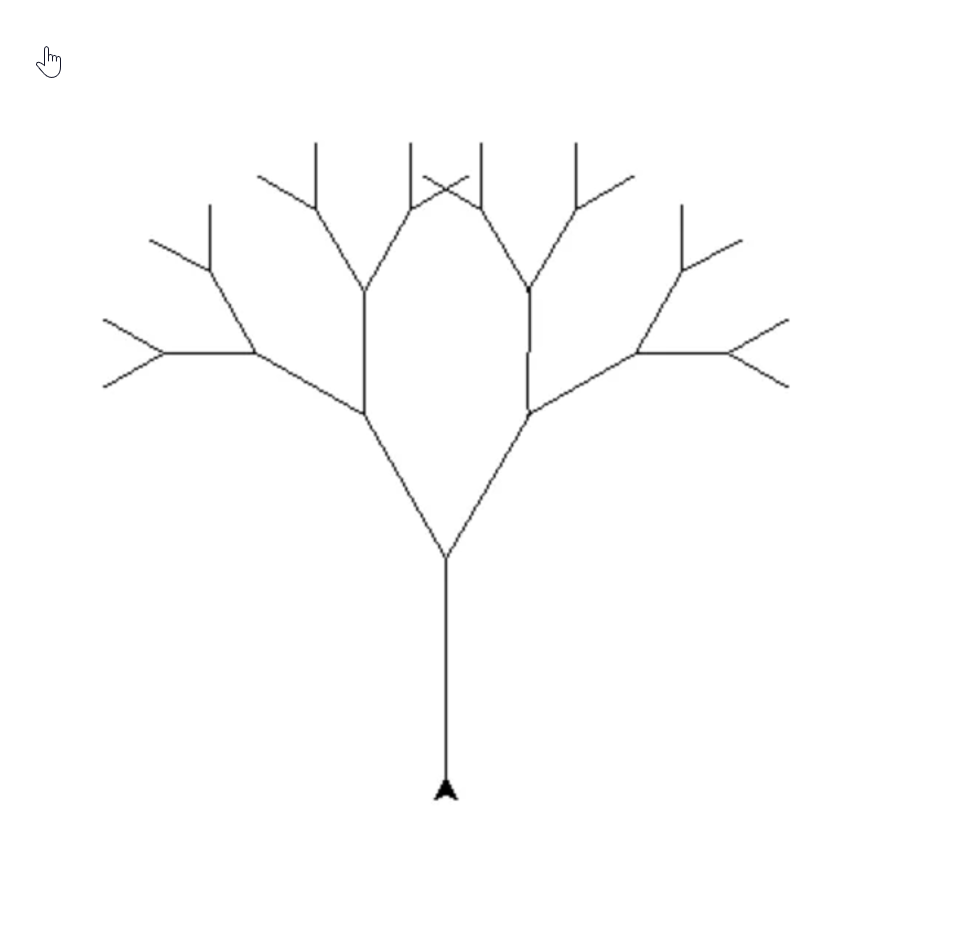

Write the Python code that produced this figure.
import turtle

def draw_tree(branch_length, angle, depth):
    if depth == 0:
        return
    
    # Draw the main branch
    turtle.pendown()
    turtle.forward(branch_length)
    
    # Turn left and draw left subtree
    turtle.left(angle)
    draw_tree(0.75 * branch_length, angle, depth - 1)
    
    # Turn right and draw right subtree
    turtle.right(2 * angle)
    draw_tree(0.75 * branch_length, angle, depth - 1)
    
    # Return to the previous position
    turtle.left(angle)
    turtle.penup()
    turtle.backward(branch_length)

def main():
    # Set up the screen and turtle
    turtle.speed(0)  # Set speed to fastest
    turtle.penup()
    turtle.goto(0, -200)  # Position at the bottom of the screen
    turtle.setheading(90)  # Point upwards
    
    # Draw the tree
    draw_tree(100, 30, 5)
    
    # Keep the window open
    turtle.done()

if __name__ == "__main__":
    main()
